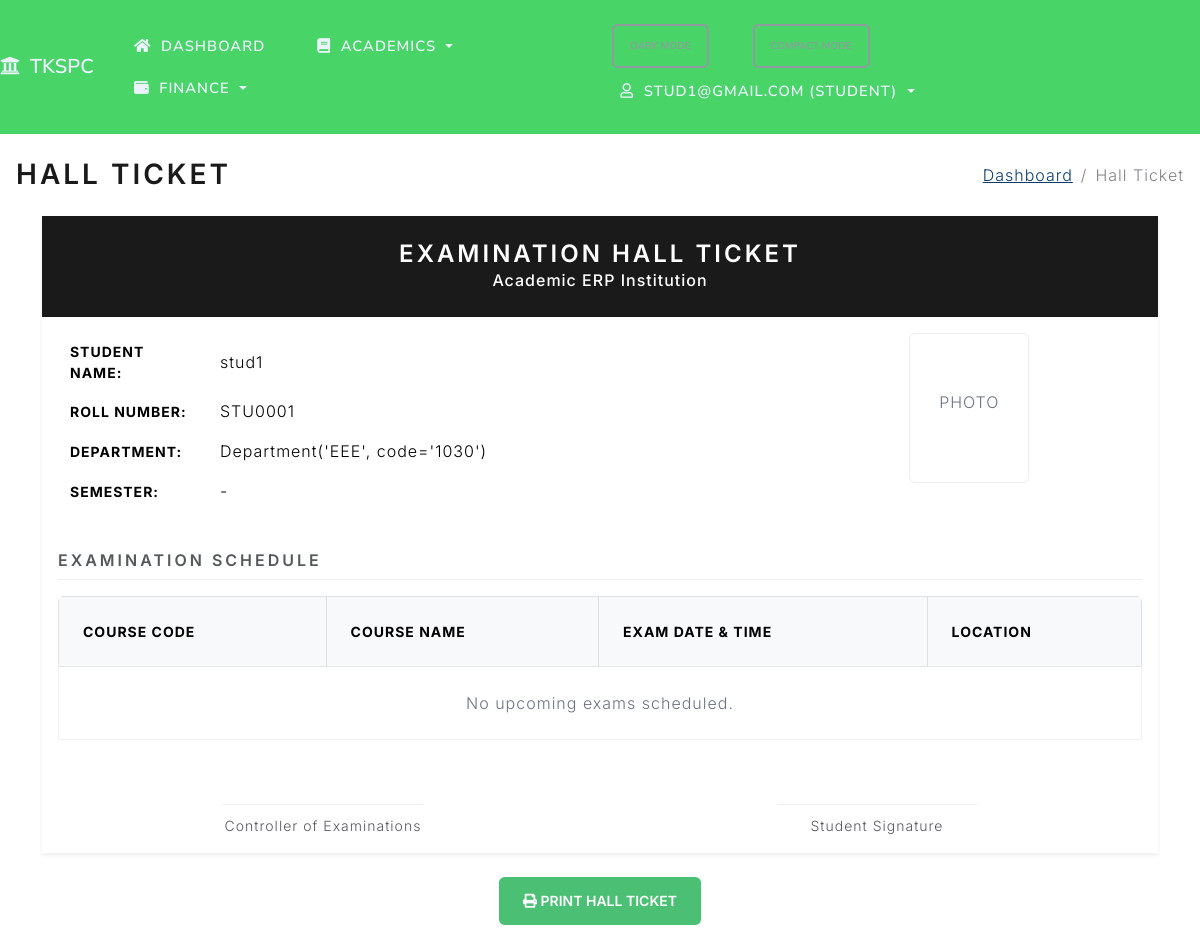
/students/1/hall_ticket (signed in), run on the app's committed database.
### project/models.py (models this page shows)
class Student(db.Model):
    id = db.Column(db.Integer, primary_key=True)
    name = db.Column(db.String(100), nullable=False)
    email = db.Column(db.String(120), unique=True, nullable=False)
    phone = db.Column(db.String(20), nullable=False)
    registration_number = db.Column(db.String(50), unique=True)
    roll_number = db.Column(db.String(50), unique=True)
    address = db.Column(db.Text)
    date_of_birth = db.Column(db.Date)
    gender = db.Column(db.String(20))
    admission_date = db.Column(db.Date)
    department_id = db.Column(db.Integer, db.ForeignKey('department.id'))
    guardian_name = db.Column(db.String(100))
    guardian_phone = db.Column(db.String(20))
    guardian_email = db.Column(db.String(100))
    status = db.Column(db.String(20), default='active')
    tutor_id = db.Column(db.Integer, db.ForeignKey('teacher.id'))
    nationality = db.Column(db.String(50))
    blood_group = db.Column(db.String(10))
    religion = db.Column(db.String(50))
    community = db.Column(db.String(50))
    sslc_marks = db.Column(db.Integer)
    hsc_marks = db.Column(db.Integer)
    current_year = db.Column(db.Integer)
    semester_id = db.Column(db.Integer, db.ForeignKey('semester.id'))
    section = db.Column(db.String(10))
    father_name = db.Column(db.String(100))
    mother_name = db.Column(db.String(100))
    emergency_contact_name = db.Column(db.String(100))
    emergency_contact_phone = db.Column(db.String(20))
    previous_school = db.Column(db.String(255))
    aadhar_no = db.Column(db.String(20))
    community_cert_no = db.Column(db.String(50))
    annual_income = db.Column(db.Float)
    income_cert_no = db.Column(db.String(50))
    temp_password = db.Column(db.String(100))
    courses = db.relationship('Course', secondary=enrollments, backref='students', lazy=True)
    attendances = db.relationship('Attendance', backref='student', lazy=True, cascade="all, delete-orphan")
    grades = db.relationship('Grade', backref='student', lazy=True, cascade="all, delete-orphan")
    fee_accounts = db.relationship('FeeAccount', backref='student', lazy=True, cascade="all, delete-orphan")
    invoices = db.relationship('Invoice', backref='student', lazy=True, cascade="all, delete-orphan")
    payments = db.relationship('FeePayment', backref='student', lazy=True, cascade="all, delete-orphan")
    parent_links = db.relationship('ParentStudentLink', backref='student', lazy=True, cascade="all, delete-orphan")

class Department(db.Model):
    id = db.Column(db.Integer, primary_key=True)
    name = db.Column(db.String(100), nullable=False, unique=True)
    code = db.Column(db.String(20), unique=True)
    description = db.Column(db.Text)
    head_of_department_id = db.Column(db.Integer, db.ForeignKey('teacher.id'), nullable=True)
    students = db.relationship('Student', backref='department', lazy=True, foreign_keys='Student.department_id')
    teachers = db.relationship('Teacher', backref='department', lazy=True, foreign_keys='Teacher.department_id')
    courses = db.relationship('Course', backref='department', lazy=True, foreign_keys='Course.department_id')
    subjects = db.relationship('Subject', backref='department', lazy=True, foreign_keys='Subject.department_id')
    def __repr__(self):
        return f"Department('{self.name}', code='{self.code}')"

### project/routes.py (the view)
@app.route("/students/<int:student_id>/hall_ticket")
@login_required
def hall_ticket(student_id):
    student = Student.query.get_or_404(student_id)
    role = session.get('role')
    user_email = session.get('user')
    if role == 'student' and student.email != user_email:
        flash('Unauthorized.', 'danger')
        return redirect(url_for('dashboard'))
    if student.department_id:
        exams = Exam.query.join(Course).filter(Course.department_id == student.department_id).all()
    else:
        exams = Exam.query.join(Course).filter(Course.students.contains(student)).all()
    return render_template('hall_ticket.html', student=student, exams=exams, title='Hall Ticket')

### project/routes.py (called while the page is built)
def login_required(fn):
    @wraps(fn)
    def wrapper(*args, **kwargs):
        if not session.get('logged_in'):
            flash('Please log in to access this page.', 'warning')
            return redirect(url_for('login', next=request.path))
        return fn(*args, **kwargs)
    return wrapper

### project/templates/hall_ticket.html (shortened to what this page needs)
{% extends "base.html" %}
{% block page_title %}<h2 class="mb-0">{{ title }}</h2>{% endblock %}
{% block breadcrumbs %}
  <li class="breadcrumb-item"><a href="{{ url_for('dashboard') }}">Dashboard</a></li>
  <li class="breadcrumb-item active" aria-current="page">Hall Ticket</li>
{% endblock %}
{% block content %}
<div class="container mt-4 mb-5">
    <div class="card shadow-sm border-0 hall-ticket-print">
        <div class="card-header bg-primary text-white text-center py-4">
            <h3 class="mb-0">EXAMINATION HALL TICKET</h3>
            <p class="mb-0">Academic ERP Institution</p>
        </div>
        <div class="card-body">
            <div class="row mb-4">
                <div class="col-sm-8">
                    <table class="table table-borderless table-sm">
                        <tr>
                            <th width="150">Student Name:</th>
                            <td>{{ student.name }}</td>
                        </tr>
                        <tr>
                            <th>Roll Number:</th>
                            <td>{{ student.roll_number or '-' }}</td>
                        </tr>
                        <tr>
                            <th>Department:</th>
                            <td>{{ student.department or '-' }}</td>
                        </tr>
                        <tr>
                            <th>Semester:</th>
                            <td>{{ student.current_semester or '-' }}</td>
                        </tr>
                    </table>
                </div>
                <div class="col-sm-4 text-center">
                    <div class="border rounded p-2 d-inline-block bg-light" style="width: 120px; height: 150px;">
                        <span class="text-muted d-block mt-5">PHOTO</span>
                    </div>
                </div>
            </div>
            <h5 class="border-bottom pb-2 mb-3">Examination Schedule</h5>
            <div class="table-responsive">
                <table class="table table-bordered">
                    <thead class="bg-light">
                        <tr>
                            <th>Course Code</th>
                            <th>Course Name</th>
                            <th>Exam Date & Time</th>
                            <th>Location</th>
                        </tr>
                    </thead>
                    <tbody>
                        {% for exam in exams %}
                        <tr>
                            <td>{{ exam.course.code or '-' }}</td>
                            <td>{{ exam.course.name }}</td>
                            <td>{{ exam.exam_date.strftime('%Y-%m-%d %H:%M') }}</td>
                            <td>{{ exam.location or '-' }}</td>
                        </tr>
                        {% else %}
                        <tr>
                            <td colspan="4" class="text-center text-muted">No upcoming exams scheduled.</td>
                        </tr>
                        {% endfor %}
                    </tbody>
                </table>
            </div>
            <div class="row mt-5">
                <div class="col-6 text-center">
                    <div class="border-top pt-2 d-inline-block" style="width: 200px;">
                        <small>Controller of Examinations</small>
                    </div>
                </div>
                <div class="col-6 text-center">
                    <div class="border-top pt-2 d-inline-block" style="width: 200px;">
                        <small>Student Signature</small>
                    </div>
                </div>
            </div>
        </div>
    </div>
    <div class="text-center mt-4 no-print">
        <button onclick="window.print();" class="btn btn-success">
            <i class="fas fa-print"></i> Print Hall Ticket
        </button>
    </div>
</div>
{% endblock %}

### project/templates/base.html (shortened to what this page needs)
<!DOCTYPE html>
<html>
<head>
    <link rel="stylesheet" href="https://cdn.jsdelivr.net/npm/bootswatch@5.3.2/dist/lux/bootstrap.min.css">
    <link rel="stylesheet" href="https://cdnjs.cloudflare.com/ajax/libs/font-awesome/5.15.4/css/all.min.css">
    <link rel="stylesheet" href="{{ url_for('static', filename='css/app.css') }}">
</head>
<body class="loading">
    <nav class="navbar navbar-expand-lg navbar-dark bg-tkspc sticky-top">
        <a class="navbar-brand" href="{{ url_for('students') }}"><i class="fas fa-university me-1"></i> TKSPC</a>
        <div class="collapse navbar-collapse" id="navMain">
            <ul class="navbar-nav me-auto">
                {% if session.get('logged_in') %}
                <li class="nav-item {% if request.endpoint == 'dashboard' %}active{% endif %}">
                    <a class="nav-link" href="{{ url_for('dashboard') }}" aria-label="Dashboard" data-bs-toggle="tooltip" data-bs-placement="bottom" title="Dashboard"><i class="fas fa-home me-1"></i><span class="nav-label">Dashboard</span></a>
                </li>
                <li class="nav-item dropdown">
                    <a class="nav-link dropdown-toggle" href="#" id="navAcademics" role="button" data-bs-toggle="dropdown" aria-expanded="false"><i class="fas fa-book me-1"></i><span class="nav-label">Academics</span></a>
                </li>
                <li class="nav-item dropdown">
                    <a class="nav-link dropdown-toggle" href="#" id="navFinance" role="button" data-bs-toggle="dropdown" aria-expanded="false"><i class="fas fa-wallet me-1"></i><span class="nav-label">Finance</span></a>
                </li>
                {% endif %}
            </ul>
            <ul class="navbar-nav ms-auto">
                <li class="nav-item">
                    <button id="themeToggle" class="btn btn-sm btn-outline-secondary me-2" type="button">Dark Mode</button>
                </li>
                <li class="nav-item">
                    <button id="compactToggle" class="btn btn-sm btn-outline-secondary me-2" type="button">Compact Mode</button>
                </li>
                {% if session.get('logged_in') %}
                <li class="nav-item dropdown">
                    <a class="nav-link dropdown-toggle" href="#" id="navAccount" role="button" data-bs-toggle="dropdown" aria-expanded="false"><i class="far fa-user me-1"></i>{{ session.get('user') }} ({{ session.get('role', 'staff') }})</a>
                </li>
                {% else %}
                <li class="nav-item {% if request.endpoint == 'login' %}active{% endif %}"><a class="nav-link" href="{{ url_for('login') }}"><i class="fas fa-sign-in-alt mr-1"></i>Login</a></li>
                {% endif %}
            </ul>
        </div>
    </nav>
    <div class="container-fluid mt-4 px-3">
        <div class="d-flex justify-content-between align-items-center mb-3 page-header">
            <div>
                {% block page_title %}{% endblock %}
            </div>
            <nav aria-label="breadcrumb">
                <ol class="breadcrumb mb-0">
                    {% block breadcrumbs %}{% endblock %}
                </ol>
            </nav>
        </div>
        <div id="toastContainer" class="toast-container position-fixed p-3" style="top: 1rem; right: 1rem; z-index: 1080;">
        </div>
        {% block content %}{% endblock %}
    </div>
  </body>
</html>

### project/static/css/app.css (style rules this page uses)
:root { --bg: #ffffff; --text: #1f2937; --muted: #6b7280; --card-bg: #ffffff; --card-shadow: 0 0.35rem 0.9rem rgba(0,0,0,0.08); --table-header-bg: #f8f9fa; --tkspc-primary: #49d468; --tkspc-secondary: #f39c12; --tkspc-accent: #1abc9c; --link: #0b3a6d; --link-hover: #072a4d; }
body { background-color: var(--bg); color: var(--text); }
.container-fluid { font-family: 'Inter', system-ui, -apple-system, Segoe UI, Roboto, Helvetica, Arial, 'Apple Color Emoji', 'Segoe UI Emoji'; }
.navbar-brand { font-weight: 600; letter-spacing: 0.2px; }
.navbar .nav-link { padding: 0.5rem 0.6rem; font-size: 0.92rem; }
.navbar .navbar-nav { gap: 0.25rem; }
.navbar .nav-link { display: inline-flex; align-items: center; gap: 0.35rem; }
.navbar-dark.bg-tkspc { background-color: var(--tkspc-primary) !important; }
.navbar-dark .navbar-brand, .navbar-dark .nav-link { color: #eaf2fb; }
a { color: var(--link); }
@media (min-width: 993px) { .navbar .navbar-nav { flex-wrap: wrap; } }
.card { box-shadow: var(--card-shadow); background-color: var(--card-bg); }
.card-header { font-weight: 500; }
table.table thead th { background-color: var(--table-header-bg); }
table.table td, table.table th { vertical-align: middle; }
.table-sm td, .table-sm th { padding: 0.5rem 0.75rem; }
.table-responsive { border-radius: 0.35rem; overflow-x: auto; -webkit-overflow-scrolling: touch; }
.btn { border-radius: 0.35rem; }
.text-muted { color: var(--muted) !important; }
.breadcrumb { background: transparent; }
.breadcrumb .breadcrumb-item a { color: var(--link); }
.toast-container { pointer-events: none; }

### data on the page
Student: get "STUD1@GMAIL.COM", name "stud1", roll_number "STU0001"
Department: name+code "Department('EEE', code='1030')"

### other printed values
{{ session.get('role', 'staff') }} "STUDENT"
{{ title }} "HALL TICKET"
{{ student.current_semester or '-' }} "-"
